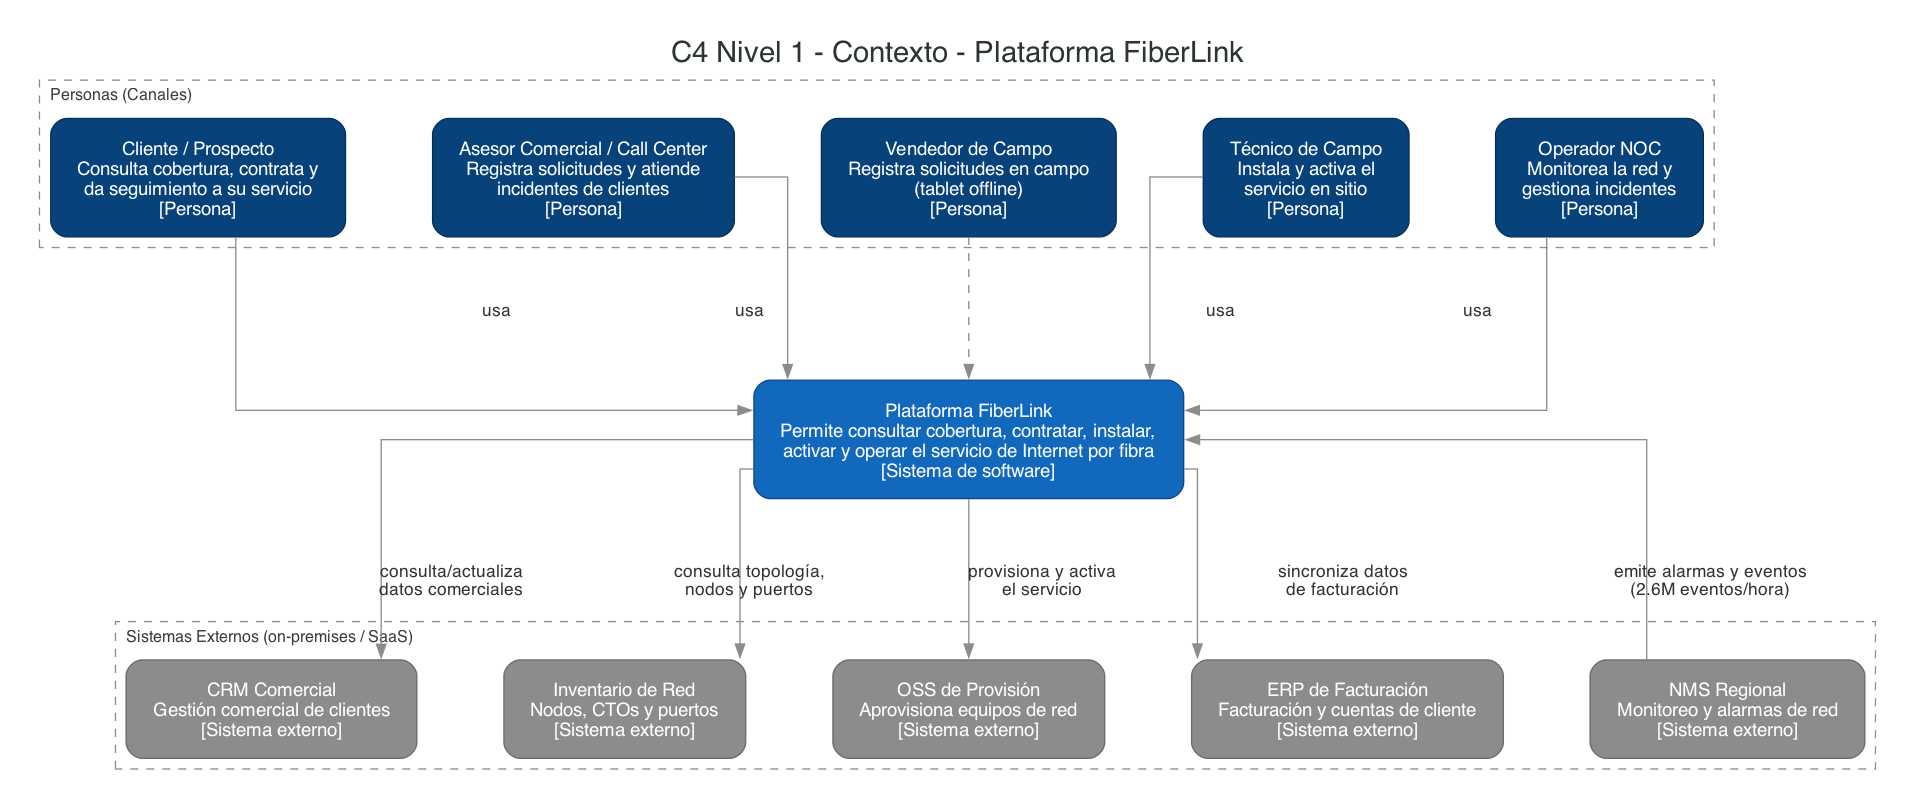

Python code for this plot:
#!/usr/bin/env python3
"""
Diagrama C4 - Nivel 1: Contexto del Sistema - FiberLink Andina Telecom

Un diagrama de contexto es el nivel mas alto de abstraccion de un sistema:
muestra como el sistema en foco interactua con actores y sistemas externos,
sin exponer su implementacion interna. Por eso la Plataforma FiberLink se
representa aqui como una unica caja definida por su proposito de negocio
(captacion, instalacion, activacion y operacion del servicio de fibra) y sin
mencionar nube, EIP ni microservicios - eso se resuelve recien en
diagrama_c4_contenedores.py. Los sistemas externos si se identifican de forma
concreta, ya que existen fuera del sistema en foco.

Estilo: en vez de iconos de producto (que mezclan Persona/servidor generico/
logo Oracle sin relacion visual entre si), se usan cajas de color solidas con
la paleta estandar del modelo C4 (Structurizr / C4-PlantUML): persona en azul
oscuro, sistema en foco en azul medio, sistemas externos en gris. Es la misma
convencion de color que ya usa la version Mermaid (C4Context) de este mismo
diagrama en c4_contexto.md.
"""

from diagrams import Diagram, Cluster, Edge, Node

PERSON_FILL, PERSON_BORDER = "#08427B", "#052E56"
SYSTEM_FILL, SYSTEM_BORDER = "#1168BD", "#0B4884"
EXT_FILL, EXT_BORDER = "#8C8C8C", "#6B6B6B"

BOUNDARY_ATTR = {"bgcolor": "white", "style": "dashed", "pencolor": "#8C8C8C", "fontcolor": "#3C3C3C"}


def _box(label: str, tag: str, fill: str, border: str) -> Node:
    return Node(
        f"{label}\n[{tag}]",
        shape="box",
        style="filled,rounded",
        fillcolor=fill,
        color=border,
        fontcolor="white",
        fontsize="14",
        fontname="Sans-Serif",
        fixedsize="false",
        labelloc="c",
        margin="0.28,0.2",
        width="0",
        height="0",
    )


def person(label: str) -> Node:
    return _box(label, "Persona", PERSON_FILL, PERSON_BORDER)


def system_focus(label: str) -> Node:
    return _box(label, "Sistema de software", SYSTEM_FILL, SYSTEM_BORDER)


def system_ext(label: str) -> Node:
    return _box(label, "Sistema externo", EXT_FILL, EXT_BORDER)


def create_c4_context():
    with Diagram(
        "C4 Nivel 1 - Contexto - Plataforma FiberLink",
        filename="diagrama_c4_contexto",
        show=False,
        direction="TB",
        graph_attr={
            "fontsize": "22",
            "labelloc": "t",
            "splines": "ortho",
            "nodesep": "0.9",
            "ranksep": "1.3",
            "pad": "0.3",
            "bgcolor": "white",
        },
        edge_attr={
            "fontsize": "12",
            "fontname": "Sans-Serif",
            "fontcolor": "#3C3C3C",
            "color": "#8C8C8C",
        },
    ):
        with Cluster("Personas (Canales)", graph_attr=BOUNDARY_ATTR):
            u_cliente = person("Cliente / Prospecto\nConsulta cobertura, contrata y\nda seguimiento a su servicio")
            u_asesor = person("Asesor Comercial / Call Center\nRegistra solicitudes y atiende\nincidentes de clientes")
            u_vendedor = person("Vendedor de Campo\nRegistra solicitudes en campo\n(tablet offline)")
            u_tecnico = person("Técnico de Campo\nInstala y activa el\nservicio en sitio")
            u_noc = person("Operador NOC\nMonitorea la red y\ngestiona incidentes")

        plataforma = system_focus(
            "Plataforma FiberLink\nPermite consultar cobertura, contratar, instalar,\n"
            "activar y operar el servicio de Internet por fibra"
        )

        with Cluster("Sistemas Externos (on-premises / SaaS)", graph_attr=BOUNDARY_ATTR):
            crm = system_ext("CRM Comercial\nGestión comercial de clientes")
            oracle = system_ext("Inventario de Red\nNodos, CTOs y puertos")
            oss = system_ext("OSS de Provisión\nAprovisiona equipos de red")
            erp = system_ext("ERP de Facturación\nFacturación y cuentas de cliente")
            nms = system_ext("NMS Regional\nMonitoreo y alarmas de red")

        u_cliente >> Edge(label="usa") >> plataforma
        u_asesor >> Edge(label="usa") >> plataforma
        u_vendedor >> Edge(style="dashed") >> plataforma
        u_tecnico >> Edge(label="usa") >> plataforma
        u_noc >> Edge(label="usa") >> plataforma

        plataforma >> Edge(label="consulta/actualiza\ndatos comerciales") >> crm
        plataforma >> Edge(label="consulta topología,\nnodos y puertos") >> oracle
        plataforma >> Edge(label="provisiona y activa\nel servicio") >> oss
        plataforma >> Edge(label="sincroniza datos\nde facturación") >> erp
        nms >> Edge(label="emite alarmas y eventos\n(2.6M eventos/hora)") >> plataforma


if __name__ == "__main__":
    create_c4_context()
    print("Diagrama generado: diagrama_c4_contexto.png")
